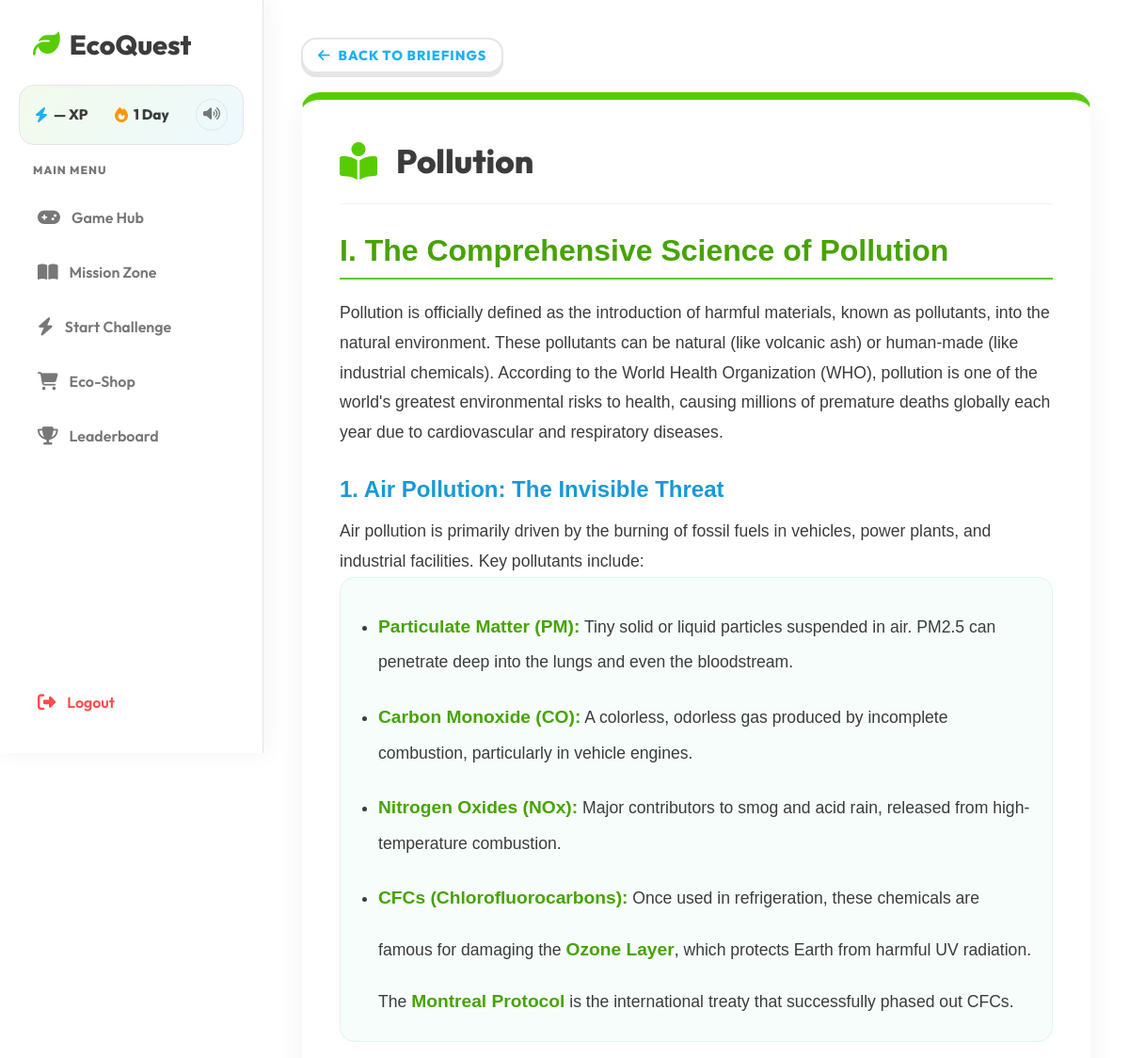
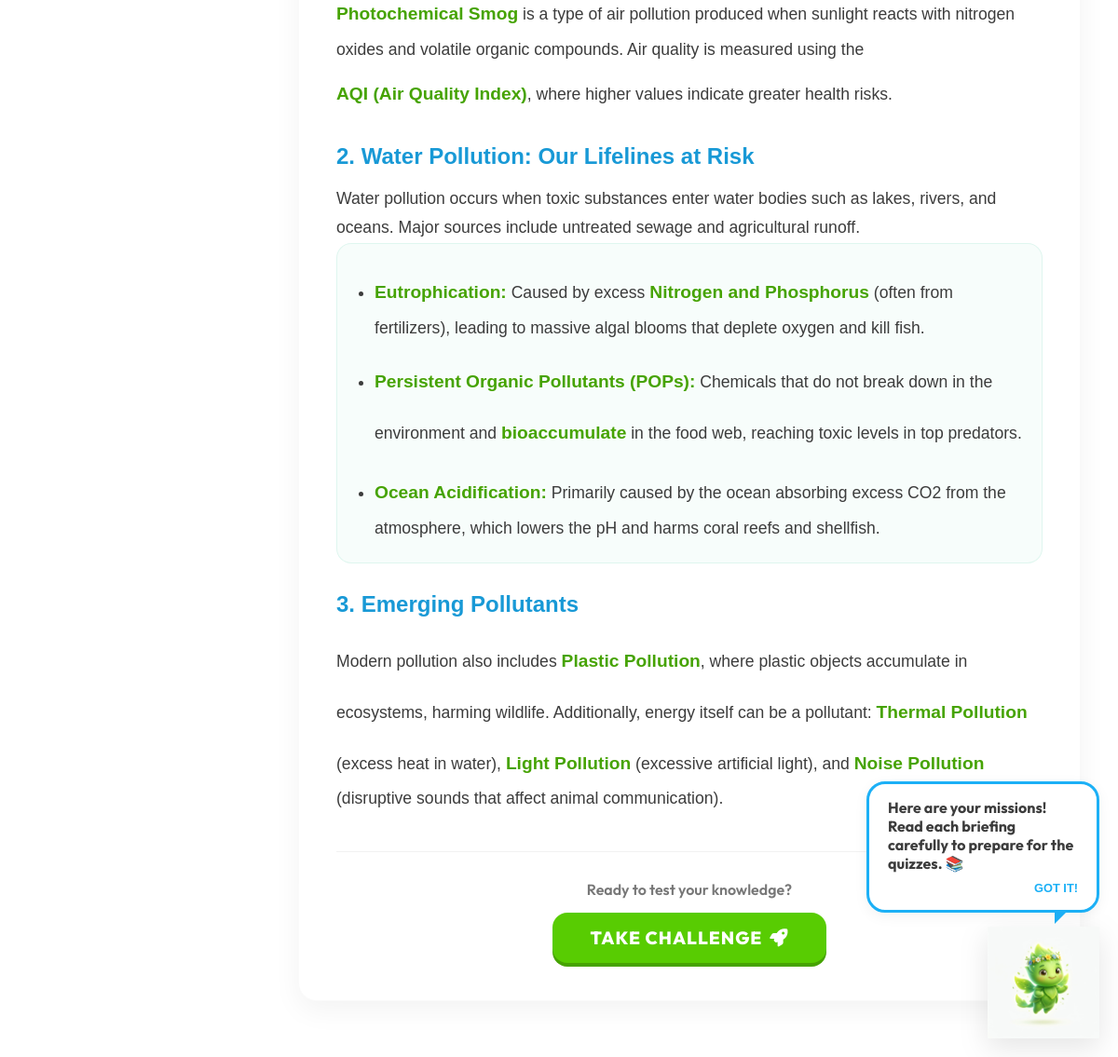
The app's page /learning/1 (signed in) with its own data (2 pictures, top to bottom).
### tables this page shows
CREATE TABLE topics (
    topic_id INTEGER PRIMARY KEY AUTOINCREMENT,
    topic_name TEXT NOT NULL,
    content TEXT
, icon TEXT, description TEXT);

### app.py (the view)
@app.route("/learning/<int:topic_id>")
def topic_detail(topic_id):
    if "user_id" not in session:
        return redirect("/")
    conn = get_connection()
    cursor = conn.cursor()
    cursor.execute("SELECT topic_id, topic_name, content FROM topics WHERE topic_id=?", (topic_id,))
    topic = cursor.fetchone()
    conn.close()
    if not topic:
        return redirect("/learning")
    return render_template("topic_detail.html", topic=topic)

### app.py (called while the page is built)
def get_connection():
    return sqlite3.connect("database.db")

### templates/topic_detail.html (shortened to what this page needs)
{% extends "base.html" %}
{% block content %}
<div class="animate-fade-in" style="max-width: 900px; margin: 0 auto;">
    <div style="margin-bottom: 20px;">
        <a href="{{ url_for('learning') }}" class="btn btn-secondary" style="padding: 8px 16px; font-size: 0.9rem;">
            <i class="fa-solid fa-arrow-left"></i> Back to Briefings
        </a>
    </div>
    <div class="card" style="border-top: 8px solid var(--primary); padding: 40px;">
        <div
            style="display: flex; align-items: center; gap: 20px; margin-bottom: 30px; border-bottom: 1px solid rgba(0,0,0,0.05); padding-bottom: 20px;">
            <div style="font-size: 2.5rem; color: var(--primary);">
                <i class="fa-solid fa-book-open-reader"></i>
            </div>
            <h1 style="font-size: 2.2rem; color: var(--text-main); margin: 0;">{{ topic[1] }}</h1>
        </div>
        <div class="detailed-content" style="line-height: 1.8; color: var(--text-main); font-size: 1.1rem;">
            {{ topic[2] | safe }}
        </div>
        <div style="margin-top: 40px; padding-top: 30px; border-top: 1px solid rgba(0,0,0,0.05); text-align: center;">
            <p class="text-muted" style="margin-bottom: 15px; font-weight: 600;">Ready to test your knowledge?</p>
            <a href="{{ url_for('quiz', topic_id=topic[0]) }}" class="btn"
                style="font-size: 1.2rem; padding: 15px 40px;">
                Take Challenge <i class="fa-solid fa-rocket"></i>
            </a>
        </div>
    </div>
</div>
{% endblock %}

### static/style.css (style rules this page uses)
:root { --primary: #58CC02; --primary-dark: #46a302; --primary-light: #89E219; --secondary: #1CB0F6; --secondary-dark: #1899d6; --accent: #FFC800; --danger: #FF4B4B; --danger-dark: #EA2B2B; --background: #FFFFFF; --bg-light: #FFFFFF; --bg-sidebar: #F7F7F7; --surface: #FFFFFF; --text-main: #3C3C3C; --text-muted: #777777; --warning: #FFC800; --warning-dark: #D3A600; --border-color: #E5E5E5; --glass-bg: rgba(255, 255, 255, 0.9); --glass-border: rgba(255, 255, 255, 0.4); --glass-shadow: 0 8px 32px 0 rgba(31, 38, 135, 0.07); --radius-lg: 20px; --radius-md: 16px; --radius-sm: 12px; --transition: all 0.2s ease-in-out; --font-main: 'Nunito', sans-serif; --shadow: 0 4px 15px rgba(0,0,0,0.05); --coin-gold: #FFD700; --streak-fire: #FF4500; }
* { box-sizing: border-box; margin: 0; padding: 0; }
body { font-family: 'Outfit', 'Nunito', sans-serif; background-color: var(--background); color: var(--text-main); min-height: 100vh; display: flex; overflow-x: hidden; }
h1, h2, h3, h4, h5, h6 { font-weight: 800; color: var(--text-main); line-height: 1.2; }
.text-muted { color: var(--text-muted); }
.card { background: var(--surface); padding: 30px; border-radius: var(--radius-lg); box-shadow: 0 10px 30px rgba(0, 0, 0, 0.05); transition: var(--transition); border: 1px solid rgba(0, 0, 0, 0.02); }
.btn { display: inline-flex; align-items: center; justify-content: center; gap: 8px; background: var(--primary); color: white; padding: 14px 28px; border: none; border-radius: var(--radius-md); font-size: 1.1rem; font-weight: 800; text-transform: uppercase; letter-spacing: 1px; cursor: pointer; transition: var(--transition); text-decoration: none; box-shadow: 0 4px 0 var(--primary-dark); }
.btn-secondary { background: white; color: var(--secondary); border: 2px solid var(--border-color); box-shadow: 0 4px 0 var(--border-color); }
.briefing-content { font-family: 'Nunito', sans-serif; line-height: 1.8; }
.briefing-title { color: var(--primary-dark); font-size: 2rem; border-bottom: 2px solid var(--primary); padding-bottom: 10px; margin-top: 30px; margin-bottom: 20px; }
.briefing-section { color: var(--secondary-dark); margin-top: 30px; margin-bottom: 15px; font-size: 1.5rem; }
.animate-fade-in { animation: fadeIn 0.6s cubic-bezier(0.4, 0, 0.2, 1) forwards; }

### templates/topic_detail.html (style rules this page uses)
.detailed-content strong { color: var(--primary-dark); font-size: 1.2rem; display: inline-block; margin-top: 15px; margin-bottom: 5px; }
.detailed-content ul { background: rgba(16, 185, 129, 0.03); padding: 20px 20px 20px 40px; border-radius: var(--radius-md); border: 1px solid rgba(16, 185, 129, 0.1); }
.detailed-content li { margin-bottom: 10px; }
.detailed-content li:last-child { margin-bottom: 0; }

### records on screen
topics: topic_name "Pollution", content "I. The Comprehensive Science of Pollution Pollution is officially defined as the introduction of harmful materials, known as pollutants, into the natural environment. These pollutants can be natural (like volcanic ash) or human-made (like industrial chemicals). According to the World Health Organization (WHO), pollution is one of the world's greatest environmental risks to health, causing millions of premature deaths globally each year due to cardiovascular and respiratory diseases. 1. Air Pollution: The Invisible Threat Air pollution is primarily driven by the burning of fossil fuels in vehicles, power plants, and industrial facilities. Key pollutants include: Particulate Matter (PM): Tiny…"

### other values on screen
{{ session.get('xp', '—') }} "—"
{{ session.get('streak', 1) }} "1"
